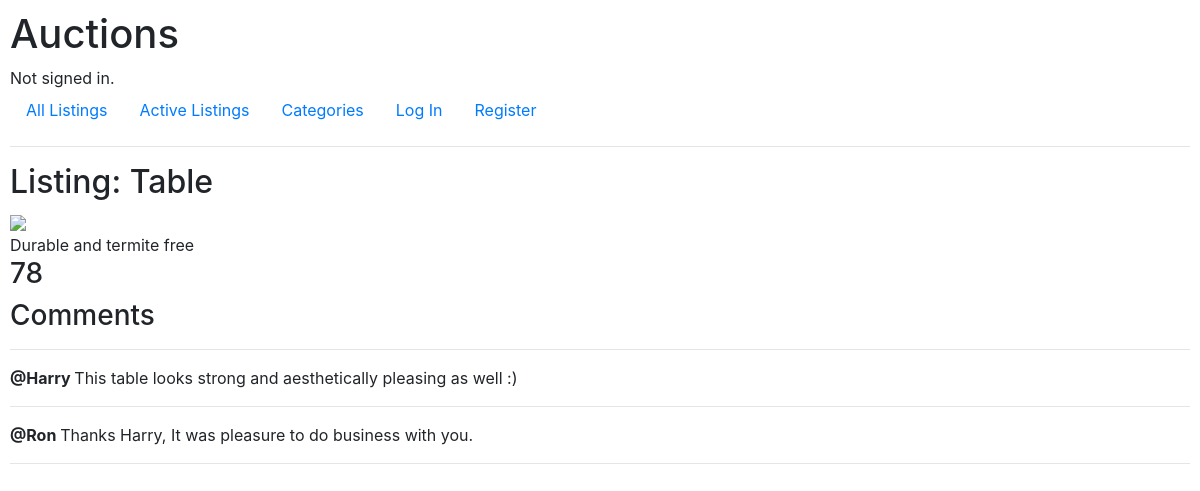
The app's page /listings/2 with its own data.
### auctions/models.py (models this page shows)
class AuctionListings(models.Model):
    item_name = models.CharField(max_length = 64)
    item_price = models.IntegerField()
    item_description = models.CharField(max_length = 225)
    item_category = models.CharField(max_length = 64,blank = True)
    item_image = models.CharField(max_length = 300,blank = True)
    created_by = models.ForeignKey(User,on_delete = models.CASCADE,blank = True )
    listing_status = models.CharField(max_length=20)
    highest_bidder = models.ForeignKey(User,on_delete = models.CASCADE, related_name='item_won',blank = True)

class Comments(models.Model):
    commentor = models.ForeignKey(User, on_delete = models.CASCADE, related_name = "comments")
    content = models.CharField(max_length = 300)
    item = models.ForeignKey(AuctionListings,on_delete = models.CASCADE)

class User(AbstractUser):
    pass

### auctions/views.py (the view, shortened to what this page needs)
# urls.py: path("listings/<int:id>",views.listings, name = "listings"),
def listings(request,id):
    message = "free"
    wlist = []
    if request.user.is_authenticated:
        wlist = Watchlist.objects.filter(user = request.user).all()
    comms = Comments.objects.filter(item = AuctionListings.objects.get(pk = id)).all()
    return render(request,"auctions/listing.html",{
                "item" : AuctionListings.objects.get(pk = id),
                "watchlist" : wlist, #Watchlist.objects.filter(user = request.user).all(),
                "message" : message,
                "comment_list": comms
            })

### auctions/templates/auctions/listing.html (shortened to what this page needs)
{% extends "auctions/layout.html" %}
{% block body %}
<h2>Listing: {{ item.item_name }}</h2>
<div>
        {% if item.item_image %}
            <img src="{{ item.item_image }}"> <br>
        {% endif %}
        {{ item.item_description }}
    <h3> {{ item.item_price }} </h3>
    <h3>Comments</h3>
    <hr>
    {% if comment_list %}
        {% for comment in comment_list %}
            <strong> @{{ comment.commentor }} </strong> {{ comment.content }}
            <hr>
        {% endfor %}
    {% else %}
        waiting for your comments
    {% endif %}
</div>
{% endblock %}

### auctions/templates/auctions/layout.html (shortened to what this page needs)
{% load static %}
<!DOCTYPE html>
<html lang="en">
    <head>
        <link rel="stylesheet" href="https://stackpath.bootstrapcdn.com/bootstrap/4.4.1/css/bootstrap.min.css">
        <link href="{% static 'auctions/styles.css' %}" rel="stylesheet">
    </head>
    <body>
        <h1>Auctions</h1>
        <div>
            {% if user.is_authenticated %}
                Signed in as <strong>{{ user.username }}</strong>.
            {% else %}
                Not signed in.
            {% endif %}
        </div>
        <ul class="nav">
            <li class="nav-item">
                <a class="nav-link" href="{% url 'index' %}">All Listings</a>
            </li>
            <li class="nav-item">
                <a class="nav-link" href="{% url 'activeListing' %}">Active Listings</a>
            </li>
            <li class="nav-item">
                <a class="nav-link" href="{% url 'categories' %}">Categories</a>
            </li>
            {% if user.is_authenticated %}
                <li class="nav-item">
                    <a class="nav-link" href="{% url 'createListing' %}">Create Listing</a>
                </li>
                <li class="nav-item">
                    <a class="nav-link" href="{% url 'watchlist' %}">Watchlist</a>
                </li>
                <li class="nav-item">
                    <a class="nav-link" href="{% url 'logout' %}">Log Out</a>
                </li>
            {% else %}
                <li class="nav-item">
                    <a class="nav-link" href="{% url 'login' %}">Log In</a>
                </li>
                <li class="nav-item">
                    <a class="nav-link" href="{% url 'register' %}">Register</a>
                </li>
            {% endif %}
        </ul>
        <hr>
        {% block body %}
        {% endblock %}
    </body>
</html>

### auctions/static/auctions/styles.css (style rules this page uses)
body { padding: 10px; }

### records on screen
AuctionListings: item_name "Table", item_description "Durable and termite free", item_price "78"
Comments: commentor "Harry", content "This table looks strong and aesthetically pleasing as well :)"
Comments: commentor "Ron", content "Thanks Harry, It was pleasure to do business with you."
